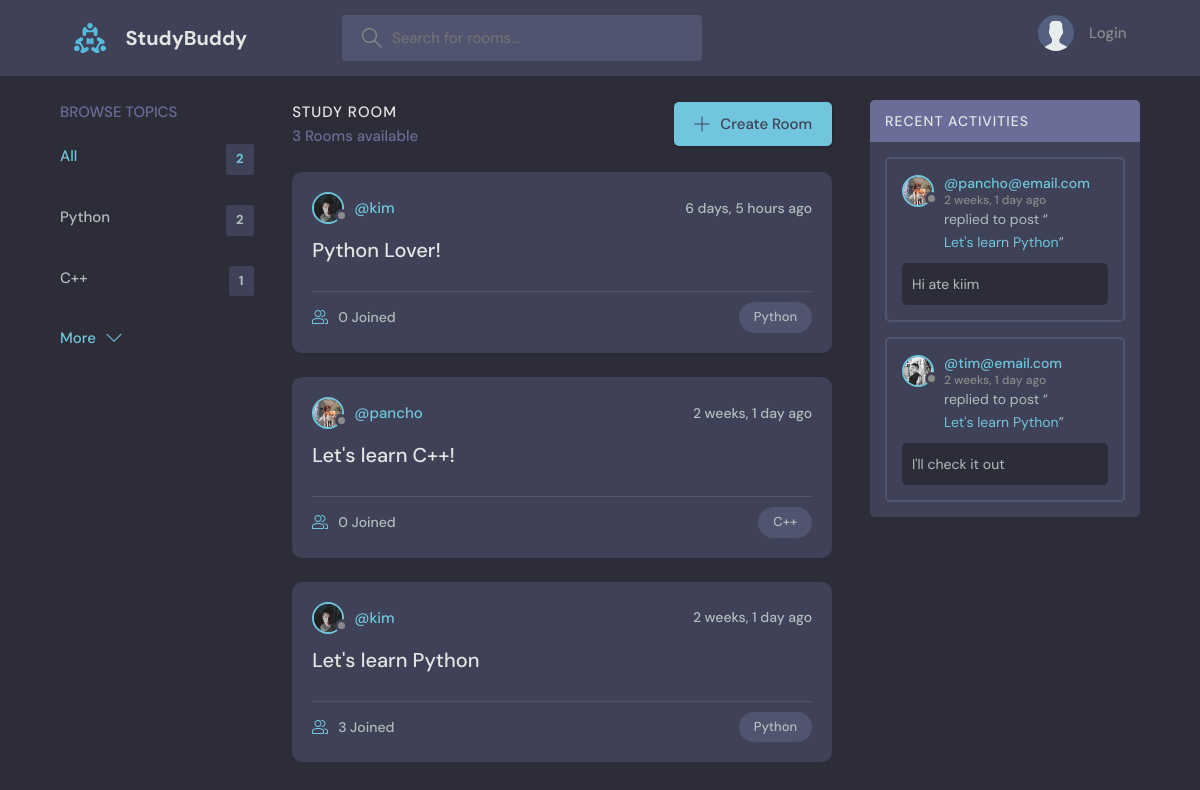
The page / on the database its author committed.
### base/models.py (models this page shows, shortened)
class Topic(models.Model):
    name = models.CharField(max_length=200)

class Room(models.Model):
    host = models.ForeignKey(User, on_delete=models.SET_NULL,null=True)
    topic = models.ForeignKey(Topic,on_delete = models.SET_NULL, null=True)
    name = models.CharField(max_length=200)
    description = models.TextField(null=True, blank=True)
    participants = models.ManyToManyField(User,related_name='participants',blank=True)
    updated = models.DateTimeField(auto_now=True)
    created = models.DateTimeField(auto_now_add=True)
    def __str__(self):
        return self.name
    class Meta:
        ordering = ['-updated','-created']

class User(AbstractUser):
    name  = models.CharField(max_length=200,null=True)
    email = models.EmailField(unique=True, null=True)
    bio = models.TextField(null=True)
    avatar = models.ImageField(null=True, default="avatar.svg")
    USERNAME_FIELD ='email'
    REQUIRED_FIELDS = []

class Message(models.Model):
    user = models.ForeignKey(User, on_delete=models.CASCADE)
    room = models.ForeignKey(Room, on_delete=models.CASCADE)
    body = models.TextField()
    updated = models.DateTimeField(auto_now=True)
    created = models.DateTimeField(auto_now_add=True)
    class Meta:
        ordering = ['-updated','-created']

### base/views.py (the view)
# urls.py: path('', views.home, name="home"),
def home(request):
    q = request.GET.get('q') if request.GET.get('q') != None else ''
    rooms = Room.objects.filter(Q(topic__name__icontains=q) |
                                Q(name__icontains=q) |
                                Q(description__icontains=q)
                                )
    topics = Topic.objects.all()[0:5]
    room_count = rooms.count()
    room_messages = Message.objects.filter(Q(room__topic__name__icontains=q))
    context = {'rooms': rooms,'topics':topics, 'room_count':room_count,'room_messages':room_messages}
    return render(request, 'base/home.html',context)

### base/templates/base/home.html (shortened to what this page needs)
{% extends 'main.html' %}
{% block content %}
    <main class="layout layout--3">
      <div class="container">
        {% include 'base/topics_component.html' %}
        <div class="roomList">
          <div class="roomList__header">
            <div>
              <h2>Study Room</h2>
              <p>{{room_count}} Rooms available</p>
            </div>
            <a class="btn btn--main" href="{% url 'create-room' %}">
              <svg version="1.1" xmlns="http://www.w3.org/2000/svg" width="32" height="32" viewBox="0 0 32 32">
                <title>add</title>
                <path
                  d="M16.943 0.943h-1.885v14.115h-14.115v1.885h14.115v14.115h1.885v-14.115h14.115v-1.885h-14.115v-14.115z"
                ></path>
              </svg>
              Create Room
            </a>
          </div>
     {% include 'base/feed_component.html' %}
        </div>
         {% include 'base/activity_component.html' %}
      </div>
    </main>
    {% endblock content %}

### base/templates/base/topics_component.html
<div class="topics">
    <div class="topics__header">
      <h2>Browse Topics</h2>
    </div>
    <ul class="topics__list">
      <li>
        <a href="{% url 'home' %}" class="active">All <span>{{topics.count}}</span></a>
      </li>
      {% for topic in topics %}
      <li>
        <a href="{% url 'home'%}?q={{topic.name}} ">{{topic.name}} <span>{{topic.room_set.all.count}}</span></a>
      </li>
      {% endfor %}
    </ul>
    <a class="btn btn--link" href="{% url 'topics' %}">
      More
      <svg version="1.1" xmlns="http://www.w3.org/2000/svg" width="32" height="32" viewBox="0 0 32 32">
        <title>chevron-down</title>
        <path d="M16 21l-13-13h-3l16 16 16-16h-3l-13 13z"></path>
      </svg>
    </a>
  </div>

### base/templates/base/feed_component.html (shortened to what this page needs)
{% for room in rooms %}
<div class="roomListRoom">
    <div class="roomListRoom__header">
      <a href="{% url 'user-profile' room.host.id %}" class="roomListRoom__author">
        <div class="avatar avatar--small">
          <img src="{{room.host.avatar.url}}" />
        </div>
        <span>@{{room.host.username}}</span>
      </a>
      <div class="roomListRoom__actions">
        <span>{{room.created|timesince}} ago</span>
      </div>
    </div>
    <div class="roomListRoom__content">
      <a href="{% url 'room' room.id %}">{{room.name}}</a>
    </div>
    <div class="roomListRoom__meta">
      <a href="{% url 'room' room.id %}" class="roomListRoom__joined">
        {{room.participants.all.count}} Joined
      </a>
      <p class="roomListRoom__topic">{{room.topic.name}}</p>
    </div>
  </div>
  {% endfor %}

### base/templates/base/activity_component.html (shortened to what this page needs)
<div class="activities">
    <div class="activities__header">
      <h2>Recent Activities</h2>
    </div>
    {% for message in room_messages %}
    <div class="activities__box">
      <div class="activities__boxHeader roomListRoom__header">
        <a href="{% url 'user-profile' message.user.id %}" class="roomListRoom__author">
          <div class="avatar avatar--small">
            <img src="{{message.user.avatar.url}}" />
          </div>
          <p>
            @{{message.user}}
            <span>{{message.created|timesince}} ago</span>
          </p>
        </a>
      </div>
      <div class="activities__boxContent">
        <p>replied to post “<a href="{% url 'room' message.room.id %}">{{message.room}}</a>”</p>
        <div class="activities__boxRoomContent">
         {{message.body}}
        </div>
      </div>
    </div>
    {% endfor %}
  </div>

### rows shown on the page
Topic: name "Python", room_set.all.count "2"
Topic: name "C++", room_set.all.count "1"
Room: host.avatar (picture), host.username "kim", created "6 days, 5 hours", name "Python Lover!", participants.all.count "0", topic.name "Python"
Room: host.avatar (picture), host.username "pancho", created "2 weeks, 1 day", name "Let's learn C++!", participants.all.count "0", topic.name "C++"
Room: host.avatar (picture), host.username "kim", created "2 weeks, 1 day", name "Let's learn Python", participants.all.count "3", topic.name "Python"
Message: user.avatar (picture), user "pancho@email.com", created "2 weeks, 1 day", room "Let's learn Python", body "Hi ate kiim"
Message: user.avatar (picture), user "tim@email.com", created "2 weeks, 1 day", room "Let's learn Python", body "I'll check it out"

### other values the page prints
{{ topics.count }} "2"
{{ room_count }} "3"
